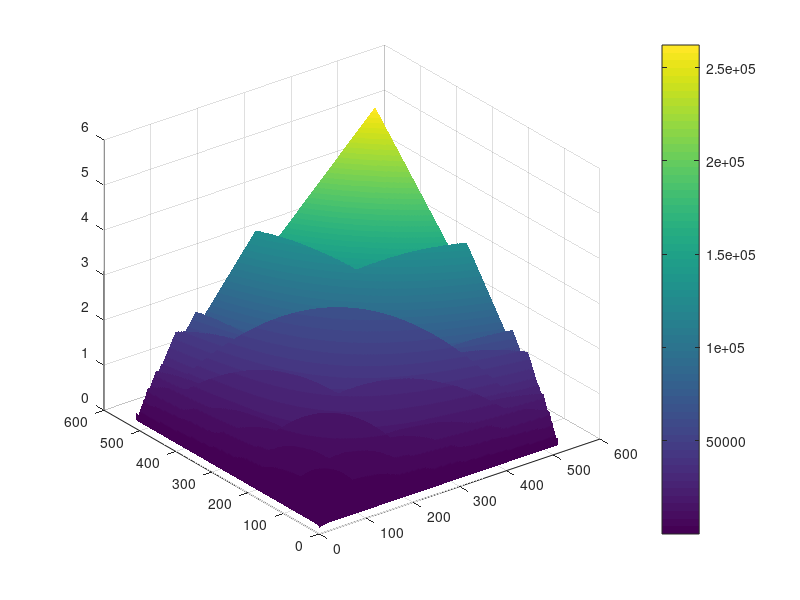
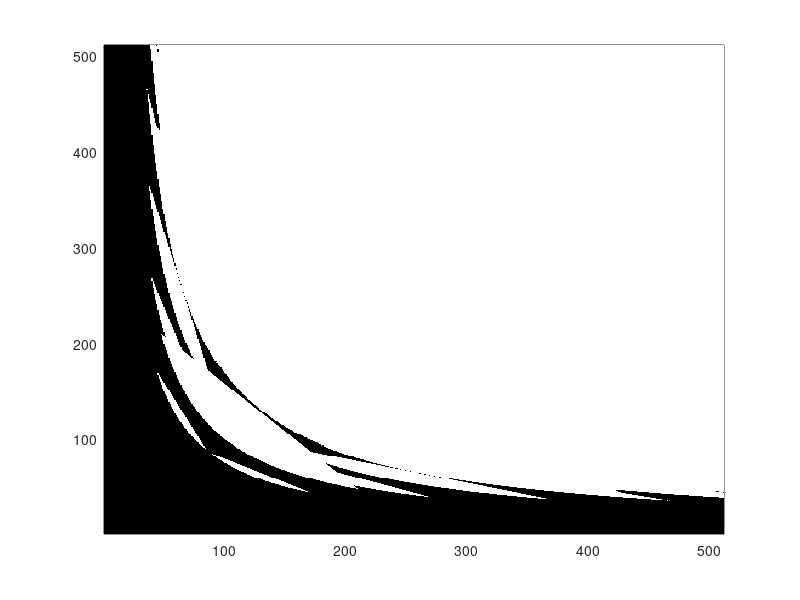

MATLAB code to generate these figures, in order: (Note: this script raises an error after producing the figures.)
function ConvSizeChoose
    clear all;
    close all;
    rng(0);
    dataCheckEn = true;
    figSurfEn   = true;
    figMapEn    = true;
    border = 512;


    if dataCheckEn
        c1            = DirectConvComplexity(512, 100);
        [c2, fftSize] = SegFFTConvComplexity(512, 100);
    end

    cTable = zeros(border, border); % complexity ratio.
    rTable = zeros(border, border); % best choice result.
    sTable = zeros(border, border); % fftSize table.
    for n1 = 1:border
        for n2 = 1:border
            c1 = DirectConvComplexity(n1, n2);
            [c2, fftSize] = SegFFTConvComplexity(n1, n2);
            cTable(n1, n2) = c1 / c2;
            rTable(n1, n2) = c1 > c2;
            sTable(n1, n2) = fftSize;
            cTable(n2, n1) = cTable(n1, n2);
            rTable(n2, n1) = rTable(n1, n2);
            sTable(n2, n1) = sTable(n1, n2);
        end
    end

    if figSurfEn
        figure
        [AxisX, AxisY] = meshgrid(1:border, 1:border);
        Color = AxisX .* AxisY;
        surf(AxisX, AxisY, cTable, Color);
        colorbar
        shading interp
    end

    if figMapEn
        figure
        gca = pcolor(rTable);
        set(gca, 'LineStyle', 'none');
        colormap(gray(2));
    end

    error('This is for auto stop!');

end












function c = DirectConvComplexity(n1, n2)
    c = n1 * n2;
end

function [c, FFTSize] = SegFFTConvComplexity(n1, n2)
    if n1 < n2
        n  = n1;
        n1 = n2;
        n2 = n;
    end
    minFFTOrder = ceil(log(1+n2-1)/log(2)); % min n1 + n2 - 1
    maxFFTOrder = ceil(log(n1+n2-1)/log(2)); % max n1 + n2 - 1
    fftOrder = (minFFTOrder:maxFFTOrder).';
    fftSize = 2.^fftOrder;
    block = fftSize + 1 - n2;
    segs = ceil(n1 ./ block);
    complexity = 3 * ((2*segs+1) .* fftSize .* fftOrder / 2 + segs .* fftSize); %multiPerComplexNum*times*nlogn/2+multiNum
    [c, idx] = min(complexity);
    FFTSize = fftSize(idx);
end

